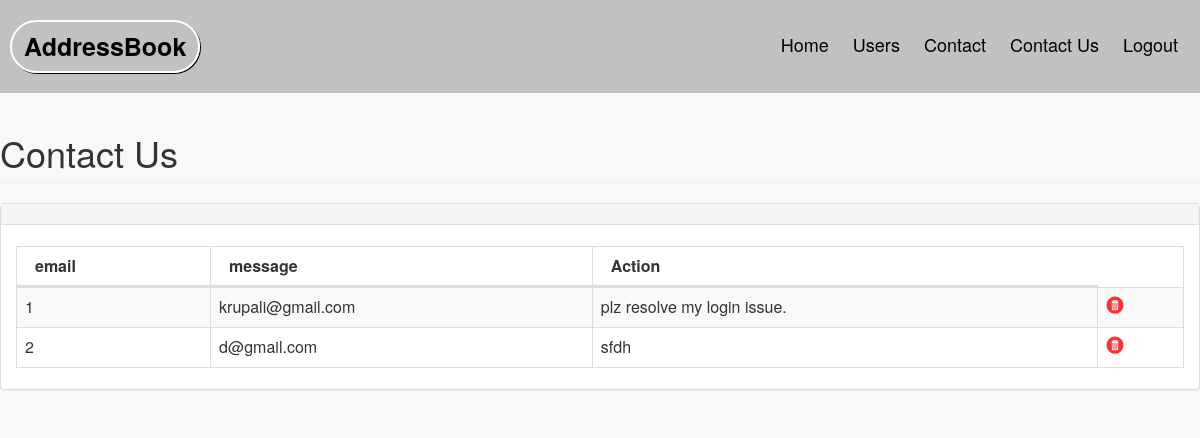
The app's page /Admin/contact_us.php with its own data.
### tables this page shows
CREATE TABLE `contact` (
  `id` int(11) NOT NULL,
  `email` varchar(30) NOT NULL,
  `message` varchar(50) NOT NULL
);

### Admin/contact_us.php (the view, shortened to what this page needs)
<?php
include("header.php");
include("connection.php");
        ?>
<!DOCTYPE html>
<html lang="en">
<head>
    <link href="vendor/bootstrap/css/bootstrap.min.css" rel="stylesheet">
    <link href="vendor/metisMenu/metisMenu.min.css" rel="stylesheet">
    <link href="vendor/datatables-plugins/dataTables.bootstrap.css" rel="stylesheet">
    <link href="vendor/datatables-responsive/dataTables.responsive.css" rel="stylesheet">
    <link href="dist/css/sb-admin-2.css" rel="stylesheet">
    <link href="vendor/font-awesome/css/font-awesome.min.css" rel="stylesheet" type="text/css">
</head>
<body>
            <div class="row">
                <div class="col-lg-12">
                    <h1 class="page-header">Contact Us</h1>
                </div>
            </div>
            <div class="row">
                <div class="col-lg-12">
                    <div class="panel panel-default">
                        <div class="panel-heading">
                        </div>
                        <div class="panel-body">
                            <table width="100%" class="table table-striped table-bordered table-hover" id="dataTables-example">
                                <thead>
                                    <tr>
                                        <th>email</th>
                                        <th>message</th>
                                        <th>Action</th>
                                </thead>
                                <tbody>
<?php
$n=1;
$select="select * from contact";
$query=mysqli_query($connection,$select);
while($row=mysqli_fetch_array($query))
{
  ?>
        <tr class="odd gradeX">
        <td><?php echo $n++;?></td>
        <td><?php echo $row['email'];?></td>
        <td><?php echo $row['message'];?></td>
    <td> <a href="contact_us.php?delete_value=<?php echo $row['id'];?>"><img src="images/delete(1).png" title="Delete" style="cursor:pointer; width:18px; height:18px" /></a>
               </td>
                                    </tr>
                                    <?php
}
                                    ?>                            </tbody>
                            </table>
                        </div>
                    </div>
                </div>
            </div>
</body>
</html>

### records on screen
contact: email "krupali@gmail.com", message "plz resolve my login issue."
contact: email "d@gmail.com", message "sfdh"
